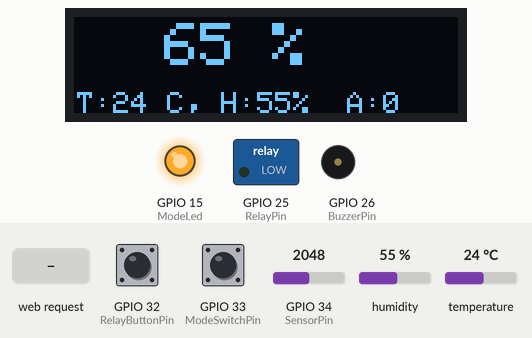
Bench run of a sketch on a simulated ESP32. On the bench: 128×32 one-colour display, switched loads named in the sketch (green lamp = pin HIGH), output pins drawn as LEDs (lit = HIGH), buzzer (waves = sounding, pin HIGH). The inputs (shaded band) are chosen by the test bench; at power-on: GPIO 33 (ModeSwitchPin) HIGH, GPIO 32 (RelayButtonPin) HIGH, GPIO 34 (SensorPin) = 2048, humidity 55 %, temperature 24 °C. What the sketch prints to the serial monitor is not drawn.

Above: at 2.6 s.
2.7 s: GPIO 33 (ModeSwitchPin) pulled LOW for 0.15 s
At 5.1 s:
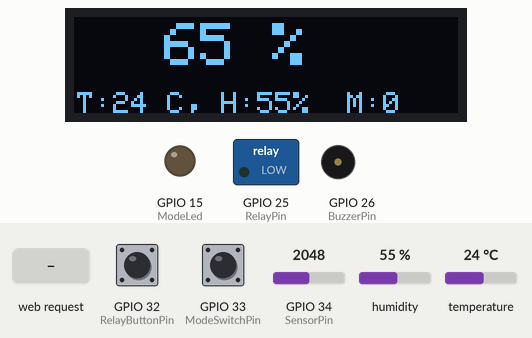
5.5 s: GPIO 32 (RelayButtonPin) pulled LOW for 0.15 s
At 7.0 s:
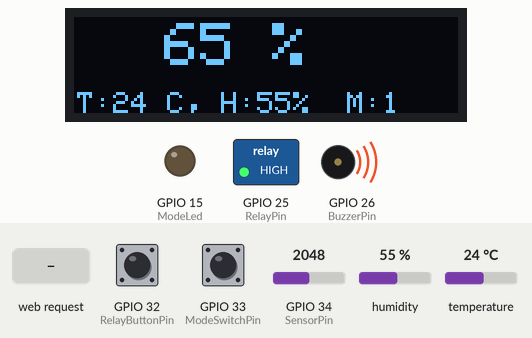
13.6 s: GPIO 33 (ModeSwitchPin) pulled LOW for 0.15 s
At 14.1 s:
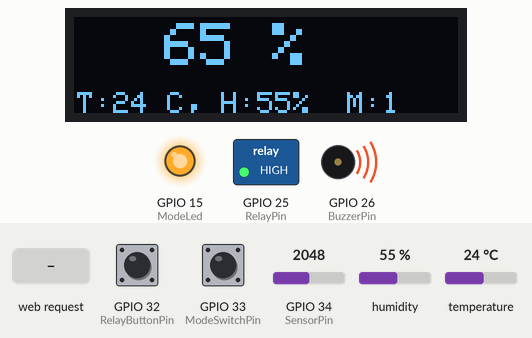
15.7 s: GPIO 34 (SensorPin) set to 2484
At 16.9 s:
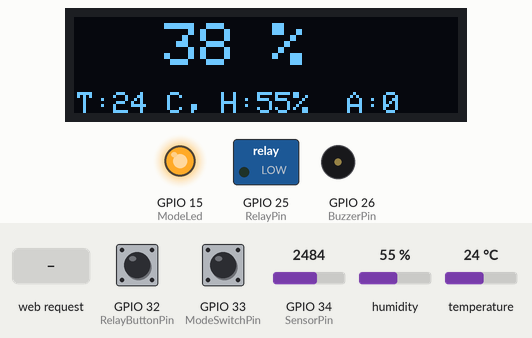
17.7 s: GPIO 34 (SensorPin) set to 2610
At 18.6 s:
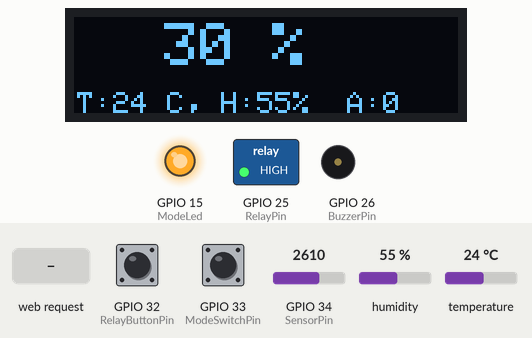
21.7 s: HTTP request GET /mode received
At 22.9 s:
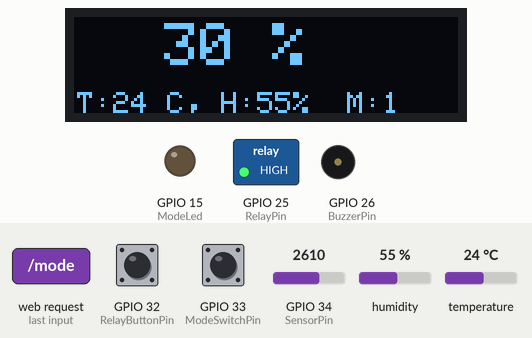
Timing chart, 0 to 24.7 s (numbered marks = the images above; inputs shaded):
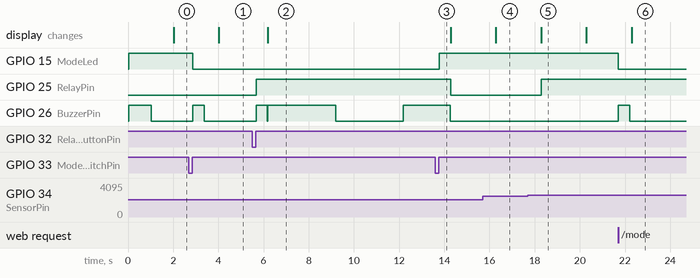

Measured:
- the behaviour switches between 2540 and 2541 on GPIO 34 (SensorPin) (found by bisection; images 4 and 5)
- after the input at 2.7 s, GPIO 15 (ModeLed): HIGH → LOW after 0.17 s; GPIO 26 (BuzzerPin): LOW → HIGH after 0.17 s, → LOW 0.50 s later; the display: changes after 1.3 s (image 1)
- after the input at 5.5 s, GPIO 25 (RelayPin): LOW → HIGH after 0.17 s; GPIO 26 (BuzzerPin): goes HIGH 0.50 s, LOW 0.02 s, HIGH 3.0 s, LOW 3.0 s, then HIGH, starting after 0.17 s; the display: changes after 0.69 s (image 2)
- after the input at 13.6 s, GPIO 15 (ModeLed): LOW → HIGH after 0.17 s; GPIO 25 (RelayPin): HIGH → LOW after 0.69 s; GPIO 26 (BuzzerPin): HIGH → LOW after 0.67 s instead of 1.6 s
- after the input at 15.7 s, the display: changes after 0.58 s (image 4)
- after the input at 17.7 s, GPIO 25 (RelayPin): LOW → HIGH after 0.59 s; the display: first differs from a run without the input after 0.59 s (image 5)
- after the input at 21.7 s, GPIO 15 (ModeLed): HIGH → LOW at once; GPIO 26 (BuzzerPin): LOW → HIGH at once, → LOW 0.50 s later; the display: changes after 0.59 s (image 6)

The sketch:

esp32_irrigacao_v2_openweather.ino
```cpp
#include <WiFi.h>
#include <WebServer.h>
#include <Adafruit_SSD1306.h>
#include <DHT.h>
#include <AceButton.h>
using namespace ace_button;

#define SCREEN_WIDTH 128  // OLED largura display
#define SCREEN_HEIGHT 32  // OLED comprimento display
#define OLED_RESET -1    // pino reset
Adafruit_SSD1306 display(SCREEN_WIDTH, SCREEN_HEIGHT, &Wire, OLED_RESET);

#define SensorPin 34
#define DHTPin 14
#define RelayPin 25
#define wifiLed 2
#define RelayButtonPin 32
#define ModeSwitchPin 33
#define BuzzerPin 26
#define ModeLed 15

#define DHTTYPE DHT22
DHT dht(DHTPin, DHTTYPE);

ButtonConfig config1;
AceButton button1(&config1);
ButtonConfig config2;
AceButton button2(&config2);

void handleEvent1(AceButton*, uint8_t, uint8_t);
void handleEvent2(AceButton*, uint8_t, uint8_t);

const char *ssid = "ESP32_Sistema_Irrigacao";  //AP Nome
const char *password = "12345678";  //AP senha

WebServer server(80);

//Colocando o valor maximo de humidade e o minimo medido pelo sensor
int wetSoilVal = 1500 ;  //minimo valor quando o solo esta molhado
int drySoilVal = 3100 ;  //maximo valor quando o solo esta seco

//definir faixa ideal da umidade do solo
int moistPerLow =   35 ;  //min %
int moistPerHigh =   55 ;  //max m %

int sensorVal;
int moisturePercentage;
bool toggleRelay = LOW;
bool prevMode = true;
int temperature1 = 0;
int humidity1 = 0;
String currMode = "A";

float extTemperature = 0;
float extHumidity = 0;
String weatherDescription = "Sem dados";
int rainChance = 0;

unsigned long previousMillis = 0;
const long interval = 2000;  //Intervalo do sensor oled
unsigned long previousBuzzerMillis = 0;
const long buzzerInterval = 3000;  //Intervalo para o buzzer

void handleRoot() {

    String irrigationAdvice;

    if (rainChance > 70) {
        irrigationAdvice = "Rain expected";
    }
    else if (extTemperature > 35) {
        irrigationAdvice = "High temperature";
    }
    else {
        irrigationAdvice = "Normal irrigation";
    }

    String html = "<!DOCTYPE html><html><head><title>Smart Garden</title>";

    html += "<style>";
    html += "body { text-align:center; font-family:Arial; background:#1e1e2e; color:white; }";
    html += "h1 { color:#00c853; }";
    html += ".container { margin:auto; width:80%; }";
    html += ".box { padding:20px; border-radius:10px; margin:10px; background:#3b4252; }";
    html += ".button { padding:15px 30px; margin:10px; border:none; border-radius:5px; font-size:20px; cursor:pointer; display:inline-block; width:45%; }";
    html += "#pumpBtn { background:#ff5722; color:white; }";
    html += "#modeBtn { background:#2196F3; color:white; }";
    html += "#refreshBtn { background:#4CAF50; color:white; width:100%; }";
    html += "</style></head><body><div class='container'>";

    html += "<h1>Smart Garden System</h1>";

    html += "<div class='box'><h2>Local Temperature</h2><p>" + String(temperature1) + " °C</p></div>";
    html += "<div class='box'><h2>Local Humidity</h2><p>" + String(humidity1) + " %</p></div>";
    html += "<div class='box'><h2>Soil Moisture</h2><p>" + String(moisturePercentage) + " %</p></div>";

    html += "<div class='box'><h2>External Temperature</h2><p>" + String(extTemperature) + " °C</p></div>";
    html += "<div class='box'><h2>External Humidity</h2><p>" + String(extHumidity) + " %</p></div>";
    html += "<div class='box'><h2>Weather Condition</h2><p>" + weatherDescription + "</p></div>";
    html += "<div class='box'><h2>Rain Probability</h2><p>" + String(rainChance) + " %</p></div>";

    html += "<div class='box'><h2>Smart Irrigation</h2><p>" + irrigationAdvice + "</p></div>";

    html += "<div class='box'><h2>Mode</h2><p>" + String(prevMode ? "Automatic" : "Manual") + "</p></div>";
    html += "<div class='box'><h2>Pump</h2><p>" + String(toggleRelay ? "ON" : "OFF") + "</p></div>";

    html += "<button id='pumpBtn' class='button' onclick='togglePump()'>Toggle Pump</button>";
    html += "<button id='modeBtn' class='button' onclick='toggleMode()'>Toggle Mode</button>";
    html += "<br><button id='refreshBtn' class='button' onclick='refreshPage()'>Refresh</button>";

    html += "<script>function togglePump(){ fetch('/toggle'); } function toggleMode(){ fetch('/mode'); } function refreshPage(){ location.reload(); }</script>";

    html += "</div></body></html>";

    server.send(200, "text/html", html);
}

void getMoisture() {
    sensorVal = analogRead(SensorPin);
    moisturePercentage = map(sensorVal, drySoilVal, wetSoilVal, 0, 100);
    moisturePercentage = constrain(moisturePercentage, 0, 100);
}

void getWeather() {
    temperature1 = dht.readTemperature();
    humidity1 = dht.readHumidity();
    if (isnan(temperature1) || isnan(humidity1)) {
        Serial.println("Failed to read from DHT sensor!");
        temperature1 = 0;
        humidity1 = 0;
    }
}

void getOpenWeather() {
    extTemperature = 31.5;
    extHumidity = 68;
    weatherDescription = "Ensolarado";
    rainChance = 15;
}

void handleBuzzer() {
    if (!prevMode) {
      if ((moisturePercentage < moistPerLow) && !(digitalRead(RelayPin))) {
        unsigned long currentMillis = millis();
        if (currentMillis - previousBuzzerMillis >= buzzerInterval) {
            previousBuzzerMillis = currentMillis;
            digitalWrite(BuzzerPin, !digitalRead(BuzzerPin));
        }
      }
      if ((moisturePercentage > moistPerHigh) && digitalRead(RelayPin)) {
        unsigned long currentMillis = millis();
        if (currentMillis - previousBuzzerMillis >= buzzerInterval) {
            previousBuzzerMillis = currentMillis;
            digitalWrite(BuzzerPin, !digitalRead(BuzzerPin));
        }
      }
    }
}

void controlBuzzer(int duration){
  digitalWrite(BuzzerPin, HIGH);
  delay(duration);
  digitalWrite(BuzzerPin, LOW);
}

void controlPump() {
    if (prevMode) {
        if (moisturePercentage < moistPerLow) {
            digitalWrite(RelayPin, HIGH);
            toggleRelay = HIGH;
        }
        if (moisturePercentage > moistPerHigh) {
            digitalWrite(RelayPin, LOW);
            toggleRelay = LOW;
        }
    }
}

void updateOLED() {
    display.clearDisplay();
    display.setTextSize(2);
    display.setCursor(30,2);
    display.print(moisturePercentage); display.print(" %");
    display.setTextSize(1);
    display.setCursor(1,25);
    display.print("T:"); display.print(temperature1); display.print(" C, ");
    display.print("H:"); display.print(humidity1); display.print("%  ");
    display.print(prevMode ? "A:" : "M:");
    display.print(toggleRelay ? "1" : "0");
    display.display();
}

void setup() {
    Serial.begin(115200);
    WiFi.softAP(ssid, password);
    Serial.println("Access Point Started");

    dht.begin();
    pinMode(SensorPin, INPUT);
    pinMode(RelayPin, OUTPUT);
    pinMode(BuzzerPin, OUTPUT);
    pinMode(ModeLed, OUTPUT);
    pinMode(RelayButtonPin, INPUT_PULLUP);
    pinMode(ModeSwitchPin, INPUT_PULLUP);
    digitalWrite(RelayPin, LOW);
    digitalWrite(BuzzerPin, LOW);
    digitalWrite(ModeLed, LOW);

    config1.setEventHandler(button1Handler);
    config2.setEventHandler(button2Handler);

    button1.init(RelayButtonPin);
    button2.init(ModeSwitchPin);

    if (!display.begin(SSD1306_SWITCHCAPVCC, 0x3C)) {
        Serial.println(F("SSD1306 allocation failed"));
        for (;;);
    }
    display.clearDisplay();
    display.setTextSize(1);
    display.setTextColor(WHITE);

    server.on("/", handleRoot);
    server.on("/toggle", handleToggle);
    server.on("/mode", handleMode);
    server.on("/refresh", handleRoot);
    server.begin();
    Serial.println("HTTP server started");

    digitalWrite(ModeLed, prevMode);

    controlBuzzer(1000);
    getMoisture();
}

void loop() {
    server.handleClient();
    unsigned long currentMillis = millis();
    if (currentMillis - previousMillis >= interval) {
        previousMillis = currentMillis;
        getMoisture();
        getWeather();
        getOpenWeather();
        updateOLED();
    }
    handleBuzzer();  //controle de buzzer no  modo manual
    controlPump();   //controle de valvula no modo automático

    button1.check();
    button2.check();
}

void handleToggle() {
    if (!prevMode) {
        digitalWrite(RelayPin, !digitalRead(RelayPin));
        toggleRelay = !toggleRelay;
    }
    server.send(200, "text/plain", "Pump toggled");
    controlBuzzer(500);
}

void handleMode() {
    prevMode = !prevMode;
    digitalWrite(ModeLed, prevMode);
    server.send(200, "text/plain", "Mode toggled");
    controlBuzzer(500);
}

void button1Handler(AceButton* button, uint8_t eventType, uint8_t buttonState) {
  Serial.println("EVENT1");
  switch (eventType) {
    case AceButton::kEventReleased:
      //Serial.println("kEventReleased");
      if (!prevMode) {
            handleToggle();
        }
    break;
  }
}

void button2Handler(AceButton* button, uint8_t eventType, uint8_t buttonState) {
  Serial.println("EVENT2");
  switch (eventType) {
    case AceButton::kEventReleased:
      //Serial.println("kEventReleased");
      handleMode();
      break;
  }
}
```
